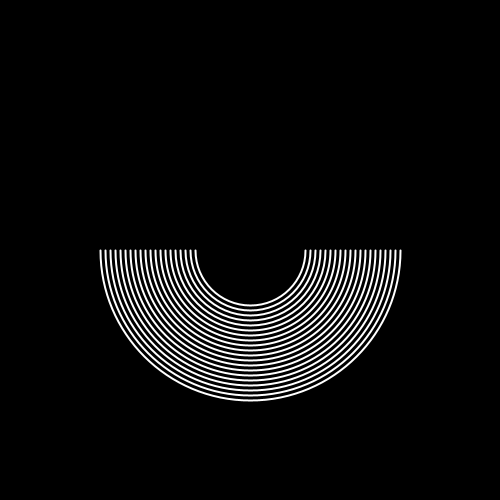
Frame 1 (no input)
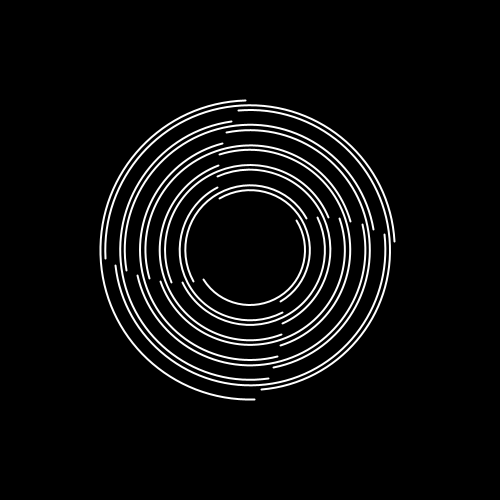
Frame 60 (the mouse pressed at the canvas centre just before this capture)
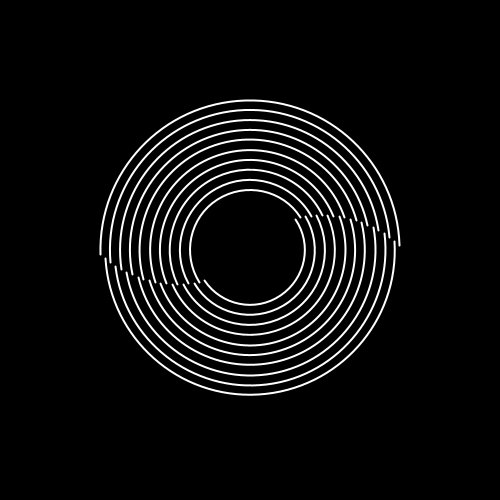
Frame 120 (the mouse held since frame 60 and released just before this capture)

The Processing sketch that drew these frames (run headless with seeded random() and noise(); from frame 60 on, the mouse is pressed at the canvas centre):

// Processing sketch: processing_153249
// ── processing_153249.pde

float theta, sz=300, x, y;
int num=20;

void setup() {
  size(500, 500);
  noFill();
  stroke(255);
  smooth(8);
  background(0);
  strokeWeight(2);
  x = width/2;
  y = height/2;
}

void draw() {
  background(0);
  pushMatrix();
  translate(x, y);
  for (int i=0; i<num; i++) {
    rotate(theta);
    stroke(255);
    arc(0, 0, sz-i*10, sz-i*10, 0, PI);
  }
  popMatrix();
  theta += 0.0523/2;
}
